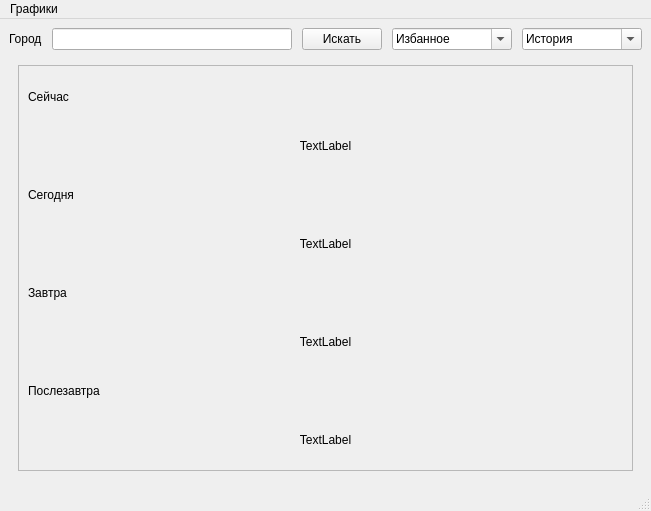
<?xml version="1.0" encoding="UTF-8"?>
<ui version="4.0">
 <class>MainWindow</class>
 <widget class="QMainWindow" name="MainWindow">
  <property name="geometry">
   <rect>
    <x>0</x>
    <y>0</y>
    <width>651</width>
    <height>511</height>
   </rect>
  </property>
  <property name="windowTitle">
   <string>MainWindow</string>
  </property>
  <widget class="QWidget" name="centralwidget">
   <layout class="QVBoxLayout" name="verticalLayout">
    <item>
     <layout class="QVBoxLayout" name="verticalLayout_2" stretch="0,1">
      <item>
       <layout class="QHBoxLayout" name="horizontalLayout" stretch="0,2,0,1,1">
        <property name="spacing">
         <number>10</number>
        </property>
        <item>
         <widget class="QLabel" name="label">
          <property name="text">
           <string>Город</string>
          </property>
         </widget>
        </item>
        <item>
         <widget class="QLineEdit" name="city_edit"/>
        </item>
        <item>
         <widget class="QPushButton" name="push_search">
          <property name="text">
           <string>Искать</string>
          </property>
          <property name="checkable">
           <bool>false</bool>
          </property>
         </widget>
        </item>
        <item>
         <widget class="QComboBox" name="combo_favorites">
          <property name="editable">
           <bool>true</bool>
          </property>
          <property name="currentText">
           <string>Избанное</string>
          </property>
          <property name="maxCount">
           <number>20</number>
          </property>
         </widget>
        </item>
        <item>
         <widget class="QComboBox" name="combo_history">
          <property name="editable">
           <bool>true</bool>
          </property>
          <property name="currentText">
           <string>История</string>
          </property>
          <property name="maxCount">
           <number>50</number>
          </property>
         </widget>
        </item>
       </layout>
      </item>
      <item>
       <widget class="QWidget" name="widget" native="true">
        <layout class="QVBoxLayout" name="verticalLayout_4">
         <item>
          <widget class="QScrollArea" name="scrollArea">
           <property name="widgetResizable">
            <bool>true</bool>
           </property>
           <widget class="QWidget" name="scrollAreaWidgetContents">
            <property name="geometry">
             <rect>
              <x>0</x>
              <y>0</y>
              <width>611</width>
              <height>379</height>
             </rect>
            </property>
            <layout class="QVBoxLayout" name="verticalLayout_5">
             <item>
              <widget class="QLabel" name="label_2">
               <property name="text">
                <string>Сейчас</string>
               </property>
              </widget>
             </item>
             <item>
              <widget class="QLabel" name="label_now">
               <property name="text">
                <string>TextLabel</string>
               </property>
               <property name="alignment">
                <set>Qt::AlignCenter</set>
               </property>
              </widget>
             </item>
             <item>
              <widget class="QLabel" name="label_3">
               <property name="text">
                <string>Сегодня</string>
               </property>
              </widget>
             </item>
             <item>
              <widget class="QLabel" name="label_today">
               <property name="text">
                <string>TextLabel</string>
               </property>
               <property name="alignment">
                <set>Qt::AlignCenter</set>
               </property>
              </widget>
             </item>
             <item>
              <widget class="QLabel" name="label_4">
               <property name="text">
                <string>Завтра</string>
               </property>
              </widget>
             </item>
             <item>
              <widget class="QLabel" name="label_tomorrow">
               <property name="text">
                <string>TextLabel</string>
               </property>
               <property name="alignment">
                <set>Qt::AlignCenter</set>
               </property>
              </widget>
             </item>
             <item>
              <widget class="QLabel" name="label_5">
               <property name="text">
                <string>Послезавтра</string>
               </property>
              </widget>
             </item>
             <item>
              <widget class="QLabel" name="label_after_tomorrow">
               <property name="text">
                <string>TextLabel</string>
               </property>
               <property name="alignment">
                <set>Qt::AlignCenter</set>
               </property>
              </widget>
             </item>
            </layout>
           </widget>
          </widget>
         </item>
        </layout>
       </widget>
      </item>
     </layout>
    </item>
   </layout>
  </widget>
  <widget class="QMenuBar" name="menubar">
   <property name="geometry">
    <rect>
     <x>0</x>
     <y>0</y>
     <width>651</width>
     <height>27</height>
    </rect>
   </property>
   <widget class="QMenu" name="menu">
    <property name="title">
     <string>Графики</string>
    </property>
    <addaction name="action_today"/>
    <addaction name="action_tomorrow"/>
    <addaction name="action_after_tomorrow"/>
    <addaction name="action_three_days"/>
   </widget>
   <addaction name="menu"/>
  </widget>
  <widget class="QStatusBar" name="statusbar"/>
  <action name="action_today">
   <property name="text">
    <string>Сегодня</string>
   </property>
  </action>
  <action name="action_tomorrow">
   <property name="text">
    <string>Завтра</string>
   </property>
  </action>
  <action name="action_after_tomorrow">
   <property name="text">
    <string>Послезавтра</string>
   </property>
  </action>
  <action name="action_three_days">
   <property name="text">
    <string>На три дня</string>
   </property>
  </action>
 </widget>
 <resources/>
 <connections/>
</ui>
